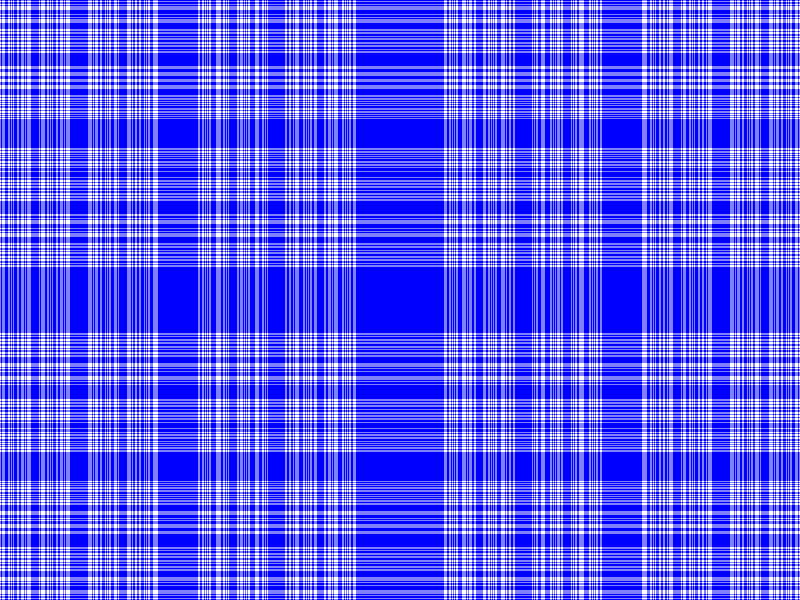

Write R code to recreate this figure.
w = 50
r = 0.66666666666666666 # <sqrt(2)/2
b = (1-2*r^2)*w
h = w*r

colbg = rgb(1,1,1)
col2 = rgb(0,0,1)
col1 = rgb(0.5,0.5,1)
depth = 8

pdf("fracflag_6d.pdf",w,h)
par(mar=c(0,0,0,0), xaxs='i', yaxs='i')
plot(0,0,"n",xlim=c(0,w),ylim=c(0,h),axes=F,ann=F)
polygon(c(0,0,w,w),c(0,h,h,0),col=colbg,border = F)


xlist = list(c(0,w))
ylist = list(c(0,h))

for(jj in 0:depth){
    nxl = list()
    deg = jj*2
    for(i in 1:length(xlist)){
        xmid = mean(xlist[[i]])
        x1 = xmid-b*r^deg/2
        x2 = xmid+b*r^deg/2
        nxl[[2*i-1]] = sort(c(xlist[[i]][1],x1))
        nxl[[2*i]] = sort(c(xlist[[i]][2],x2))
        for(j in 1:length(ylist)){
            y1 = ylist[[j]][1]
            y2 = ylist[[j]][2]
            polygon(c(x1,x1,x2,x2),c(y1,y2,y2,y1),col=col1,border = F)
            if(j<length(ylist)){
                y1 = ylist[[j]][2]
                y2 = ylist[[j+1]][1]
                polygon(c(x1,x1,x2,x2),c(y1,y2,y2,y1),col=col2,border = F)
            }
        }
    }
    xlist = nxl
    nyl = list()
    deg = jj*2+1
    for(i in 1:length(ylist)){
        ymid = mean(ylist[[i]])
        y1 = ymid-b*r^deg/2
        y2 = ymid+b*r^deg/2
        nyl[[2*i-1]] = sort(c(ylist[[i]][1],y1))
        nyl[[2*i]] = sort(c(ylist[[i]][2],y2))
        for(j in 1:length(xlist)){
            x1 = xlist[[j]][1]
            x2 = xlist[[j]][2]
            polygon(c(x1,x1,x2,x2),c(y1,y2,y2,y1),col=col1,border = F)
            if(j<length(xlist)){
                x1 = xlist[[j]][2]
                x2 = xlist[[j+1]][1]
                polygon(c(x1,x1,x2,x2),c(y1,y2,y2,y1),col=col2,border = F)
            }
        }
    }
    ylist = nyl
}


dev.off()

print(1-2*r^2)
